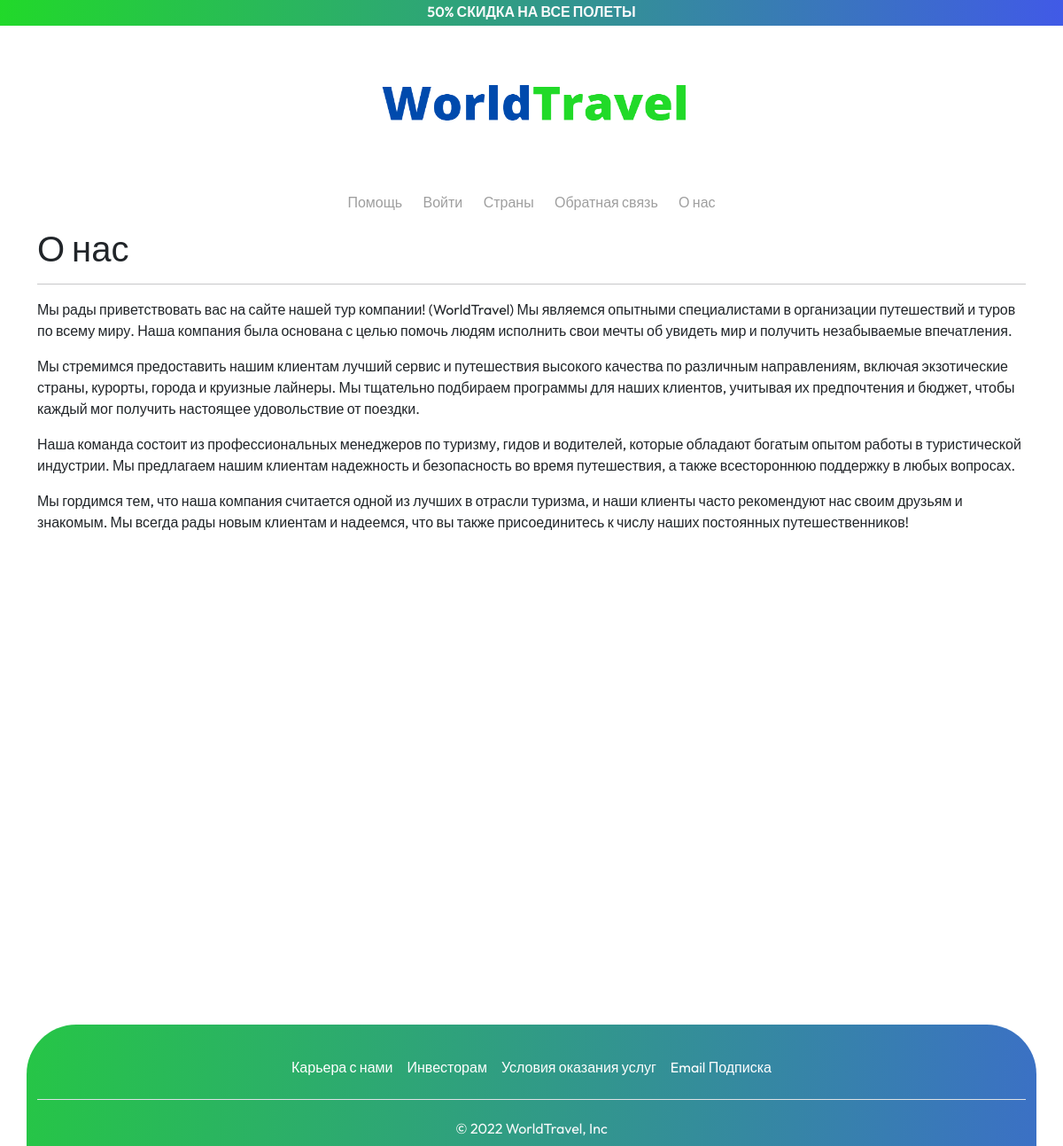
Page /about/ on the earlier database version.
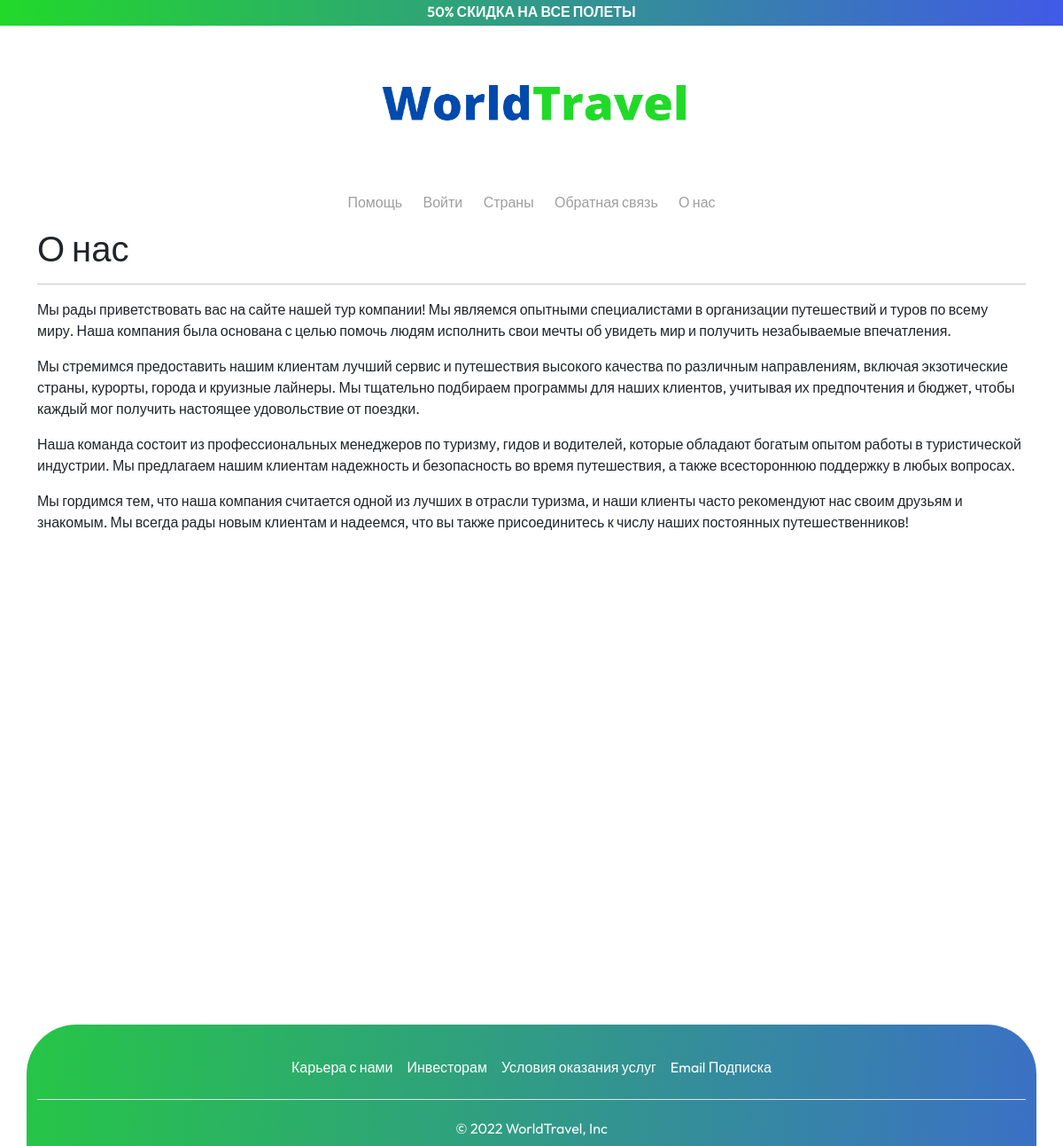
Same page on the later database version.
### main/models.py (models this page shows, shortened)
class InfoPages(models.Model):
    class Meta:
        verbose_name = 'Страница информации'
        verbose_name_plural = 'Страницы информации'
    page = models.ForeignKey(PageCategory, on_delete=models.CASCADE, verbose_name='Страница')
    information = models.TextField(verbose_name='Информация')

### main/views.py (the view)
# urls.py: path('about/', AboutUsView.as_view(), name='about'),
class AboutUsView(TemplateView):
    template_name = 'main/about.html'
    information = InfoPages.objects.filter(page_id=1)
    extra_context = {
        'title': 'О нас',
        'informations': information
    }

### main/templates/main/about.html
{% extends 'base.html' %}
{% load static %}
{% block connect_statics %}
<link rel="stylesheet" href="{% static 'main/css/index.css' %}">
{% endblock connect_statics %}
{% block main %}
<div class="container">
    <h1>О нас</h1>
    <hr>
    {% for info in informations %}
    <p>{{ info.information|linebreaks }}</p>
    {% endfor %}
</div>
{% endblock main %}

Differences in the rows shown:
removed InfoPages: information "Мы рады приветствовать вас на сайте нашей тур компании! (WorldTravel) Мы являемся опытными специалистами в организации путешествий и туров по всему миру. Наша компания была основана с целью помочь людям исполнить свои мечты об увидеть мир и получить незабываемые впечатления. Мы стремимся предоставить нашим клиентам лучший сервис и путешествия высокого качества по различным направлениям, включая экзотические страны, курорты, города и круизные лайнеры. Мы тщательно подбираем программы для наших клиентов, учитывая их предпочтения и бюджет, чтобы каждый мог получить настоящее удовольствие от поездки. Наша команда состоит из профессиональных менеджеров по туризму, гидов и водителей, которые…"
added InfoPages: information "Мы рады приветствовать вас на сайте нашей тур компании! Мы являемся опытными специалистами в организации путешествий и туров по всему миру. Наша компания была основана с целью помочь людям исполнить свои мечты об увидеть мир и получить незабываемые впечатления. Мы стремимся предоставить нашим клиентам лучший сервис и путешествия высокого качества по различным направлениям, включая экзотические страны, курорты, города и круизные лайнеры. Мы тщательно подбираем программы для наших клиентов, учитывая их предпочтения и бюджет, чтобы каждый мог получить настоящее удовольствие от поездки. Наша команда состоит из профессиональных менеджеров по туризму, гидов и водителей, которые обладают богатым…"
